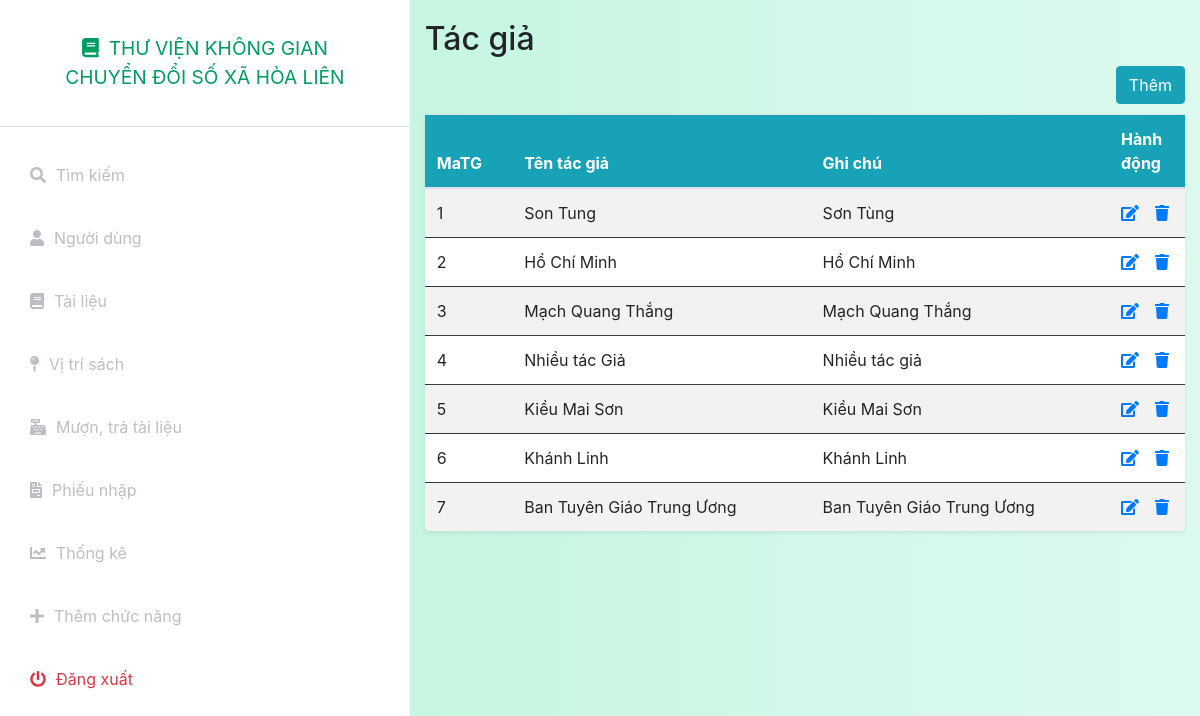
Page /index.php?controller=author&action=index (signed in) on the committed database.
### tables this page shows
CREATE TABLE `tacgia` (
  `MaTG` int(11) NOT NULL,
  `TenTG` text NOT NULL,
  `GhiChu` text NOT NULL,
  `status` int(11) DEFAULT 1
);

### index.php (called while the page is built, shortened)
<?php
include_once('models/Auth.php');
$action = isset($_GET['action']) ? $_GET['action'] : 'index';
$object = new $classController();
$object->$action();
?>

### config.php (called while the page is built, shortened)
<?php
function getalldata($query)
{
    global $connect;
    $result=mysqli_query($connect,$query);
    if(mysqli_num_rows($result)>0)
        return mysqli_fetch_all($result,MYSQLI_ASSOC);
    else
        return false;
}
function getonedata($query)
{
    global $connect;
    $result=mysqli_query($connect,$query);
    if($result&&mysqli_num_rows($result)==1)
        return mysqli_fetch_assoc($result);
    else
        return false;
}
?>

### models/User.php (called while the page is built, shortened)
<?php
include_once('./config.php');
class User
{
    public static function show($idoruser)
    {
        $query = "select * from nguoidung where id = '$idoruser' or Username = '$idoruser'";
        $data = getonedata($query);
        return $data;
    }
}

### models/Auth.php (called while the page is built, shortened)
<?php
include_once('./config.php');
include_once('User.php');
class Auth
{
    private static $ChucDanh = null;
    public static function isAdmin()
    {
        if(self::isLogin())
        {
            if (self::$ChucDanh == 'admin')
                return true;
            else
                return false;
        }
        else
        {
            return false;
        }
    }
    public static function isLogin()
    {
        if (isset($_SESSION['token']) && isset($_SESSION['Username'])) {
            $data = User::show($_SESSION['Username']);
            if($data)
            {
                if($data['token'] == $_SESSION['token'])
                {
                    self::$ChucDanh = $data['ChucDanh'];
                    return true;
                }
            }
            else
            {
                return false;
            }
        } else
            return false;
    }
}

### models/Author.php (called while the page is built, shortened)
<?php
include_once('./config.php');
class Author
{
    public static function index()
    {
        $query = "select * from tacgia where status = '1'";
        $data = getalldata($query);
        return $data;
    }
}

### views/author/index.php (the view)
<?php include_once('././assets/layouts/header.php'); ?>
<?php include_once('././assets/layouts/siderbar.php'); ?>
<div class="container-fluid" style="padding-top:20px">
    <h2>Tác giả</h2>
    <table class="table table-striped bg-white rounded shadow-sm  table-hover">
        <div class="d-grid gap-2 d-md-flex justify-content-md-end">
            <a name="" id="" class="btn btn-info" href="index.php?controller=author&action=add" role="button" style="margin-bottom:10px">Thêm</a>
        </div>
        <thead class="bg-info text-white">
            <tr class="border-dark">
                <th>MaTG</th>
                <th>Tên tác giả</th>
                <th>Ghi chú</th>
                <th style="width: 10%;">Hành động</th>
            </tr>
        </thead>
        <tbody>
            <?php
            if (isset($data) && is_array($data)) {
                foreach ($data as $document) {
                    if ($document['status'] == 1) {
                        echo "<tr>";
                        echo "<td class=\"border-dark\" scope=\"row\">" . $document['MaTG'] . "</td>";
                        echo "<td class=\"border-dark\" scope=\"row\">" . $document['TenTG'] . "</td>";
                        echo "<td class=\"border-dark\">" . $document['GhiChu'] . "</td>";
                        echo '<td class="border-dark">';
                        echo '<a href="index.php?controller=author&action=edit&MaTG=' . $document['MaTG'] . '"><i class="fas fa-edit"></i></a>';
                        echo '<a class="ml-3" onclick="return confirm(\'Bạn có muốn xóa ?\')" href="index.php?controller=author&action=delete&MaTG=' . $document['MaTG'] . '"><i class="fas fa-trash"></i></a>';
                        echo "</tr>";
                    }
                }
            }
            ?>
    </table>
</div>
<?php include_once('././assets/layouts/footer.php'); ?>

### assets/css/styles.css (style rules this page uses)
:root { --main-bg-color: #009d63; --main-text-color: #009d63; --second-text-color: #bbbec5; --second-bg-color: #c1efde; }

### rows in the picture
tacgia: MaTG "1", TenTG "Son Tung", GhiChu "Sơn Tùng"
tacgia: MaTG "2", TenTG "Hồ Chí Minh", GhiChu "Hồ Chí Minh"
tacgia: MaTG "3", TenTG "Mạch Quang Thắng", GhiChu "Mạch Quang Thắng"
tacgia: MaTG "4", TenTG "Nhiều tác Giả", GhiChu "Nhiều tác giả"
tacgia: MaTG "5", TenTG "Kiều Mai Sơn", GhiChu "Kiều Mai Sơn"
tacgia: MaTG "6", TenTG "Khánh Linh", GhiChu "Khánh Linh"
tacgia: MaTG "7", TenTG "Ban Tuyên Giáo Trung Ương", GhiChu "Ban Tuyên Giáo Trung Ương"
